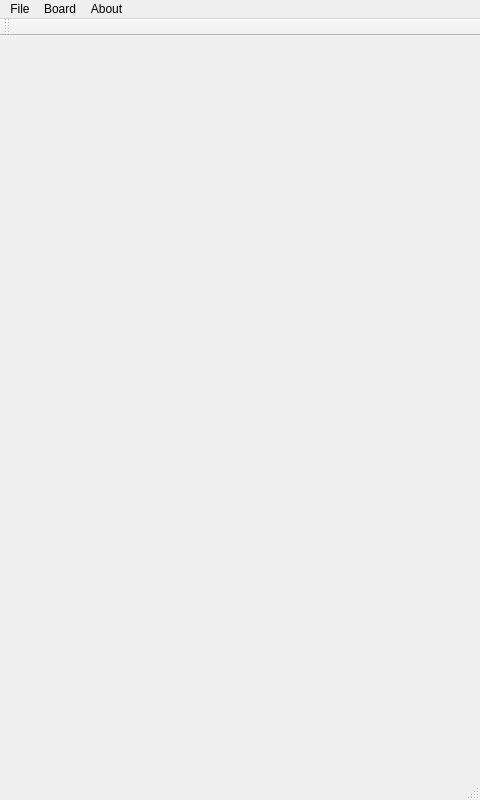
<?xml version="1.0" encoding="UTF-8"?>
<ui version="4.0">
 <class>SmartBoard</class>
 <widget class="QMainWindow" name="SmartBoard">
  <property name="geometry">
   <rect>
    <x>0</x>
    <y>0</y>
    <width>480</width>
    <height>800</height>
   </rect>
  </property>
  <property name="sizePolicy">
   <sizepolicy hsizetype="Expanding" vsizetype="Expanding">
    <horstretch>0</horstretch>
    <verstretch>0</verstretch>
   </sizepolicy>
  </property>
  <property name="windowTitle">
   <string>Smart Board</string>
  </property>
  <widget class="QWidget" name="centralWidget">
   <property name="sizePolicy">
    <sizepolicy hsizetype="Expanding" vsizetype="Expanding">
     <horstretch>0</horstretch>
     <verstretch>0</verstretch>
    </sizepolicy>
   </property>
  </widget>
  <widget class="QMenuBar" name="menuBar">
   <property name="geometry">
    <rect>
     <x>0</x>
     <y>0</y>
     <width>480</width>
     <height>25</height>
    </rect>
   </property>
   <widget class="QMenu" name="menu">
    <property name="title">
     <string>File</string>
    </property>
    <addaction name="optionsAction"/>
    <addaction name="exitAction"/>
   </widget>
   <widget class="QMenu" name="menuBoard">
    <property name="title">
     <string>Board</string>
    </property>
    <addaction name="publishAction"/>
    <addaction name="searchAction"/>
    <addaction name="subscribeBoardAction"/>
    <addaction name="unsubscribeAction"/>
   </widget>
   <widget class="QMenu" name="menuAbout">
    <property name="title">
     <string>About</string>
    </property>
    <addaction name="helpAction"/>
    <addaction name="aboutSBAction"/>
   </widget>
   <addaction name="menu"/>
   <addaction name="menuBoard"/>
   <addaction name="menuAbout"/>
  </widget>
  <widget class="QToolBar" name="mainToolBar">
   <property name="enabled">
    <bool>true</bool>
   </property>
   <property name="sizePolicy">
    <sizepolicy hsizetype="Fixed" vsizetype="Fixed">
     <horstretch>0</horstretch>
     <verstretch>0</verstretch>
    </sizepolicy>
   </property>
   <attribute name="toolBarArea">
    <enum>TopToolBarArea</enum>
   </attribute>
   <attribute name="toolBarBreak">
    <bool>false</bool>
   </attribute>
  </widget>
  <widget class="QStatusBar" name="statusBar"/>
  <action name="optionsAction">
   <property name="text">
    <string>Options</string>
   </property>
  </action>
  <action name="exitAction">
   <property name="text">
    <string>Exit</string>
   </property>
   <property name="shortcut">
    <string>Ctrl+Q</string>
   </property>
  </action>
  <action name="publishAction">
   <property name="text">
    <string>Publish announsment</string>
   </property>
  </action>
  <action name="searchAction">
   <property name="text">
    <string>Search information</string>
   </property>
  </action>
  <action name="aboutSBAction">
   <property name="text">
    <string>About</string>
   </property>
   <property name="shortcut">
    <string>Ctrl+I</string>
   </property>
  </action>
  <action name="helpAction">
   <property name="text">
    <string>Help</string>
   </property>
  </action>
  <action name="subscribeBoardAction">
   <property name="text">
    <string>Subscribe board</string>
   </property>
  </action>
  <action name="unsubscribeAction">
   <property name="text">
    <string>Unsibscribe board</string>
   </property>
  </action>
  <action name="viewAction">
   <property name="enabled">
    <bool>true</bool>
   </property>
   <property name="text">
    <string>View Board</string>
   </property>
   <property name="toolTip">
    <string>View Board</string>
   </property>
   <property name="shortcut">
    <string>Ctrl+V</string>
   </property>
  </action>
 </widget>
 <layoutdefault spacing="6" margin="11"/>
 <resources/>
 <connections/>
</ui>
